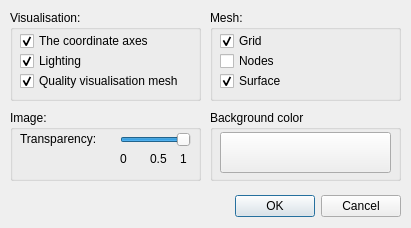
<?xml version="1.0" encoding="UTF-8"?>
<ui version="4.0">
 <class>SetupImageDialog</class>
 <widget class="QDialog" name="SetupImageDialog">
  <property name="geometry">
   <rect>
    <x>0</x>
    <y>0</y>
    <width>411</width>
    <height>228</height>
   </rect>
  </property>
  <property name="sizePolicy">
   <sizepolicy hsizetype="Preferred" vsizetype="Preferred">
    <horstretch>0</horstretch>
    <verstretch>0</verstretch>
   </sizepolicy>
  </property>
  <property name="minimumSize">
   <size>
    <width>411</width>
    <height>228</height>
   </size>
  </property>
  <property name="maximumSize">
   <size>
    <width>411</width>
    <height>228</height>
   </size>
  </property>
  <property name="windowTitle">
   <string>Imaging settings</string>
  </property>
  <widget class="QDialogButtonBox" name="buttonBox">
   <property name="geometry">
    <rect>
     <x>170</x>
     <y>190</y>
     <width>231</width>
     <height>32</height>
    </rect>
   </property>
   <property name="orientation">
    <enum>Qt::Horizontal</enum>
   </property>
   <property name="standardButtons">
    <set>QDialogButtonBox::Cancel|QDialogButtonBox::Ok</set>
   </property>
  </widget>
  <widget class="QGroupBox" name="gbImage">
   <property name="geometry">
    <rect>
     <x>10</x>
     <y>10</y>
     <width>191</width>
     <height>91</height>
    </rect>
   </property>
   <property name="title">
    <string>Visualisation:</string>
   </property>
   <widget class="QCheckBox" name="chbCoord">
    <property name="geometry">
     <rect>
      <x>10</x>
      <y>20</y>
      <width>161</width>
      <height>22</height>
     </rect>
    </property>
    <property name="text">
     <string>The coordinate axes</string>
    </property>
    <property name="checked">
     <bool>true</bool>
    </property>
   </widget>
   <widget class="QCheckBox" name="chbLight">
    <property name="geometry">
     <rect>
      <x>10</x>
      <y>40</y>
      <width>161</width>
      <height>22</height>
     </rect>
    </property>
    <property name="text">
     <string>Lighting</string>
    </property>
    <property name="checked">
     <bool>true</bool>
    </property>
   </widget>
   <widget class="QCheckBox" name="chbQuality">
    <property name="geometry">
     <rect>
      <x>10</x>
      <y>60</y>
      <width>161</width>
      <height>22</height>
     </rect>
    </property>
    <property name="text">
     <string>Quality visualisation mesh</string>
    </property>
    <property name="checked">
     <bool>true</bool>
    </property>
   </widget>
  </widget>
  <widget class="QGroupBox" name="gbMesh">
   <property name="geometry">
    <rect>
     <x>210</x>
     <y>10</y>
     <width>191</width>
     <height>91</height>
    </rect>
   </property>
   <property name="title">
    <string>Mesh:</string>
   </property>
   <widget class="QCheckBox" name="chbMesh">
    <property name="geometry">
     <rect>
      <x>10</x>
      <y>20</y>
      <width>201</width>
      <height>22</height>
     </rect>
    </property>
    <property name="text">
     <string>Grid</string>
    </property>
    <property name="checked">
     <bool>true</bool>
    </property>
   </widget>
   <widget class="QCheckBox" name="chbVertex">
    <property name="geometry">
     <rect>
      <x>10</x>
      <y>40</y>
      <width>201</width>
      <height>22</height>
     </rect>
    </property>
    <property name="text">
     <string>Nodes</string>
    </property>
   </widget>
   <widget class="QCheckBox" name="chbFace">
    <property name="geometry">
     <rect>
      <x>10</x>
      <y>60</y>
      <width>201</width>
      <height>22</height>
     </rect>
    </property>
    <property name="text">
     <string>Surface</string>
    </property>
    <property name="checked">
     <bool>true</bool>
    </property>
   </widget>
  </widget>
  <widget class="QGroupBox" name="groupBox">
   <property name="geometry">
    <rect>
     <x>210</x>
     <y>110</y>
     <width>191</width>
     <height>71</height>
    </rect>
   </property>
   <property name="title">
    <string>Background color</string>
   </property>
   <widget class="QPushButton" name="pbColor">
    <property name="geometry">
     <rect>
      <x>10</x>
      <y>22</y>
      <width>171</width>
      <height>41</height>
     </rect>
    </property>
    <property name="text">
     <string/>
    </property>
    <property name="flat">
     <bool>false</bool>
    </property>
   </widget>
  </widget>
  <widget class="QGroupBox" name="groupBox_2">
   <property name="geometry">
    <rect>
     <x>10</x>
     <y>110</y>
     <width>191</width>
     <height>71</height>
    </rect>
   </property>
   <property name="title">
    <string>Image:</string>
   </property>
   <widget class="QLabel" name="label_11">
    <property name="geometry">
     <rect>
      <x>10</x>
      <y>20</y>
      <width>91</width>
      <height>17</height>
     </rect>
    </property>
    <property name="text">
     <string>Transparency:</string>
    </property>
   </widget>
   <widget class="QLabel" name="label_12">
    <property name="geometry">
     <rect>
      <x>110</x>
      <y>40</y>
      <width>21</width>
      <height>17</height>
     </rect>
    </property>
    <property name="text">
     <string>0</string>
    </property>
   </widget>
   <widget class="QSlider" name="hsAlpha">
    <property name="geometry">
     <rect>
      <x>110</x>
      <y>20</y>
      <width>71</width>
      <height>20</height>
     </rect>
    </property>
    <property name="minimum">
     <number>0</number>
    </property>
    <property name="maximum">
     <number>10</number>
    </property>
    <property name="singleStep">
     <number>1</number>
    </property>
    <property name="pageStep">
     <number>1</number>
    </property>
    <property name="value">
     <number>10</number>
    </property>
    <property name="sliderPosition">
     <number>10</number>
    </property>
    <property name="orientation">
     <enum>Qt::Horizontal</enum>
    </property>
   </widget>
   <widget class="QLabel" name="label_13">
    <property name="geometry">
     <rect>
      <x>140</x>
      <y>40</y>
      <width>21</width>
      <height>17</height>
     </rect>
    </property>
    <property name="text">
     <string>0.5</string>
    </property>
   </widget>
   <widget class="QLabel" name="label_14">
    <property name="geometry">
     <rect>
      <x>170</x>
      <y>40</y>
      <width>21</width>
      <height>17</height>
     </rect>
    </property>
    <property name="text">
     <string>1</string>
    </property>
   </widget>
  </widget>
 </widget>
 <tabstops>
  <tabstop>chbMesh</tabstop>
  <tabstop>chbVertex</tabstop>
  <tabstop>chbFace</tabstop>
  <tabstop>chbCoord</tabstop>
  <tabstop>chbLight</tabstop>
  <tabstop>chbQuality</tabstop>
  <tabstop>pbColor</tabstop>
 </tabstops>
 <resources/>
 <connections>
  <connection>
   <sender>buttonBox</sender>
   <signal>accepted()</signal>
   <receiver>SetupImageDialog</receiver>
   <slot>accept()</slot>
   <hints>
    <hint type="sourcelabel">
     <x>248</x>
     <y>300</y>
    </hint>
    <hint type="destinationlabel">
     <x>157</x>
     <y>274</y>
    </hint>
   </hints>
  </connection>
  <connection>
   <sender>buttonBox</sender>
   <signal>rejected()</signal>
   <receiver>SetupImageDialog</receiver>
   <slot>reject()</slot>
   <hints>
    <hint type="sourcelabel">
     <x>316</x>
     <y>300</y>
    </hint>
    <hint type="destinationlabel">
     <x>286</x>
     <y>274</y>
    </hint>
   </hints>
  </connection>
 </connections>
</ui>
